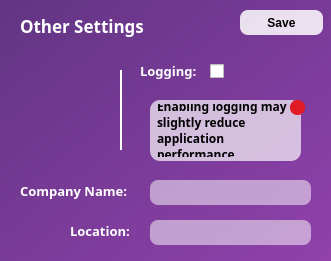
   <widget class="QFrame" name="frame_6">
    <property name="geometry">
     <rect>
      <x>870</x>
      <y>130</y>
      <width>331</width>
      <height>261</height>
     </rect>
    </property>
    <property name="styleSheet">
     <string notr="true">QFrame {
	background: qlineargradient(spread:pad, x1:0, y1:0, x2:1, y2:1, stop:0 rgba(97, 53, 131, 255), stop:1 rgba(145, 65, 172, 255));
	border-radius: 12px;
}</string>
    </property>
    <property name="frameShape">
     <enum>QFrame::StyledPanel</enum>
    </property>
    <property name="frameShadow">
     <enum>QFrame::Raised</enum>
    </property>
    <widget class="QLabel" name="label_21">
     <property name="geometry">
      <rect>
       <x>20</x>
       <y>0</y>
       <width>191</width>
       <height>51</height>
      </rect>
     </property>
     <property name="font">
      <font>
       <family>Sans Serif</family>
       <pointsize>13</pointsize>
       <weight>75</weight>
       <italic>false</italic>
       <bold>true</bold>
       <strikeout>false</strikeout>
       <kerning>true</kerning>
      </font>
     </property>
     <property name="styleSheet">
      <string notr="true">QLabel {
	text-align: center;
	background: transparent;
	color: white;
}</string>
     </property>
     <property name="text">
      <string>Other Settings</string>
     </property>
     <property name="textFormat">
      <enum>Qt::PlainText</enum>
     </property>
    </widget>
    <widget class="QLabel" name="label_22">
     <property name="geometry">
      <rect>
       <x>20</x>
       <y>180</y>
       <width>121</width>
       <height>21</height>
      </rect>
     </property>
     <property name="font">
      <font>
       <family>Sans Serif</family>
       <pointsize>10</pointsize>
       <weight>75</weight>
       <italic>false</italic>
       <bold>true</bold>
       <strikeout>false</strikeout>
       <kerning>true</kerning>
      </font>
     </property>
     <property name="styleSheet">
      <string notr="true">QLabel {
	text-align: center;
	background: transparent;
	color: white;
}</string>
     </property>
     <property name="text">
      <string>Company Name:</string>
     </property>
     <property name="textFormat">
      <enum>Qt::PlainText</enum>
     </property>
    </widget>
    <widget class="QLineEdit" name="et_companyName">
     <property name="geometry">
      <rect>
       <x>150</x>
       <y>180</y>
       <width>161</width>
       <height>25</height>
      </rect>
     </property>
     <property name="font">
      <font>
       <family>Roboto Slab</family>
       <weight>75</weight>
       <bold>true</bold>
      </font>
     </property>
     <property name="styleSheet">
      <string notr="true">QLineEdit {
	background: rgba(255, 255, 255, 130);
	border-radius: 8px;
	padding: 5px;
}</string>
     </property>
    </widget>
    <widget class="QLineEdit" name="et_location">
     <property name="geometry">
      <rect>
       <x>150</x>
       <y>220</y>
       <width>161</width>
       <height>25</height>
      </rect>
     </property>
     <property name="font">
      <font>
       <family>Roboto Slab</family>
       <weight>75</weight>
       <bold>true</bold>
      </font>
     </property>
     <property name="styleSheet">
      <string notr="true">QLineEdit {
	background: rgba(255, 255, 255, 130);
	border-radius: 8px;
	padding: 5px;
}</string>
     </property>
    </widget>
    <widget class="QLabel" name="label_23">
     <property name="geometry">
      <rect>
       <x>70</x>
       <y>220</y>
       <width>81</width>
       <height>21</height>
      </rect>
     </property>
     <property name="font">
      <font>
       <family>Sans Serif</family>
       <pointsize>10</pointsize>
       <weight>75</weight>
       <italic>false</italic>
       <bold>true</bold>
       <strikeout>false</strikeout>
       <kerning>true</kerning>
      </font>
     </property>
     <property name="styleSheet">
      <string notr="true">QLabel {
	text-align: center;
	background: transparent;
	color: white;
}</string>
     </property>
     <property name="text">
      <string>Location:</string>
     </property>
     <property name="textFormat">
      <enum>Qt::PlainText</enum>
     </property>
    </widget>
    <widget class="QFrame" name="frame_7">
     <property name="geometry">
      <rect>
       <x>120</x>
       <y>70</y>
       <width>2</width>
       <height>80</height>
      </rect>
     </property>
     <property name="styleSheet">
      <string notr="true">QFrame {
	background: white;
}</string>
     </property>
     <property name="frameShape">
      <enum>QFrame::StyledPanel</enum>
     </property>
     <property name="frameShadow">
      <enum>QFrame::Raised</enum>
     </property>
    </widget>
    <widget class="QLabel" name="lbl_iconOtherSettings">
     <property name="geometry">
      <rect>
       <x>30</x>
       <y>80</y>
       <width>62</width>
       <height>62</height>
      </rect>
     </property>
     <property name="styleSheet">
      <string notr="true">QLabel {
	background: transparent;
}</string>
     </property>
     <property name="pixmap">
      <pixmap>../../Downloads/settings.png</pixmap>
     </property>
     <property name="scaledContents">
      <bool>true</bool>
     </property>
    </widget>
    <widget class="QPushButton" name="btn_saveOtherSettings">
     <property name="geometry">
      <rect>
       <x>240</x>
       <y>10</y>
       <width>83</width>
       <height>25</height>
      </rect>
     </property>
     <property name="cursor">
      <cursorShape>PointingHandCursor</cursorShape>
     </property>
     <property name="styleSheet">
      <string notr="true">QPushButton {
	background: rgba(255, 255, 255, 215);
	border-radius: 8px;
	font-weight: bold;
}</string>
     </property>
     <property name="text">
      <string>Save</string>
     </property>
    </widget>
    <widget class="QLabel" name="label_24">
     <property name="geometry">
      <rect>
       <x>140</x>
       <y>60</y>
       <width>121</width>
       <height>21</height>
      </rect>
     </property>
     <property name="font">
      <font>
       <family>Sans Serif</family>
       <pointsize>10</pointsize>
       <weight>75</weight>
       <italic>false</italic>
       <bold>true</bold>
       <strikeout>false</strikeout>
       <kerning>true</kerning>
      </font>
     </property>
     <property name="styleSheet">
      <string notr="true">QLabel {
	text-align: center;
	background: transparent;
	color: white;
}</string>
     </property>
     <property name="text">
      <string>Logging:</string>
     </property>
     <property name="textFormat">
      <enum>Qt::PlainText</enum>
     </property>
    </widget>
    <widget class="QLabel" name="label">
     <property name="geometry">
      <rect>
       <x>150</x>
       <y>100</y>
       <width>151</width>
       <height>61</height>
      </rect>
     </property>
     <property name="font">
      <font>
       <family>Sans Serif</family>
       <weight>75</weight>
       <bold>true</bold>
      </font>
     </property>
     <property name="acceptDrops">
      <bool>false</bool>
     </property>
     <property name="styleSheet">
      <string notr="true">QLabel {
	background: rgba(255, 255, 255, 171);
	border-radius: 10px;
	padding: 4px;
}</string>
     </property>
     <property name="lineWidth">
      <number>6</number>
     </property>
     <property name="text">
      <string>Enabling logging may slightly reduce application performance.</string>
     </property>
     <property name="wordWrap">
      <bool>true</bool>
     </property>
    </widget>
    <widget class="QFrame" name="frame_2">
     <property name="geometry">
      <rect>
       <x>290</x>
       <y>100</y>
       <width>15</width>
       <height>15</height>
      </rect>
     </property>
     <property name="styleSheet">
      <string notr="true">QFrame {
	background: rgb(224, 27, 36);
	border-radius: 7px;
	padding 12px;
}</string>
     </property>
     <property name="frameShape">
      <enum>QFrame::StyledPanel</enum>
     </property>
     <property name="frameShadow">
      <enum>QFrame::Raised</enum>
     </property>
    </widget>
    <widget class="QCheckBox" name="cb_logging">
     <property name="geometry">
      <rect>
       <x>210</x>
       <y>60</y>
       <width>16</width>
       <height>23</height>
      </rect>
     </property>
    </widget>
   </widget>
